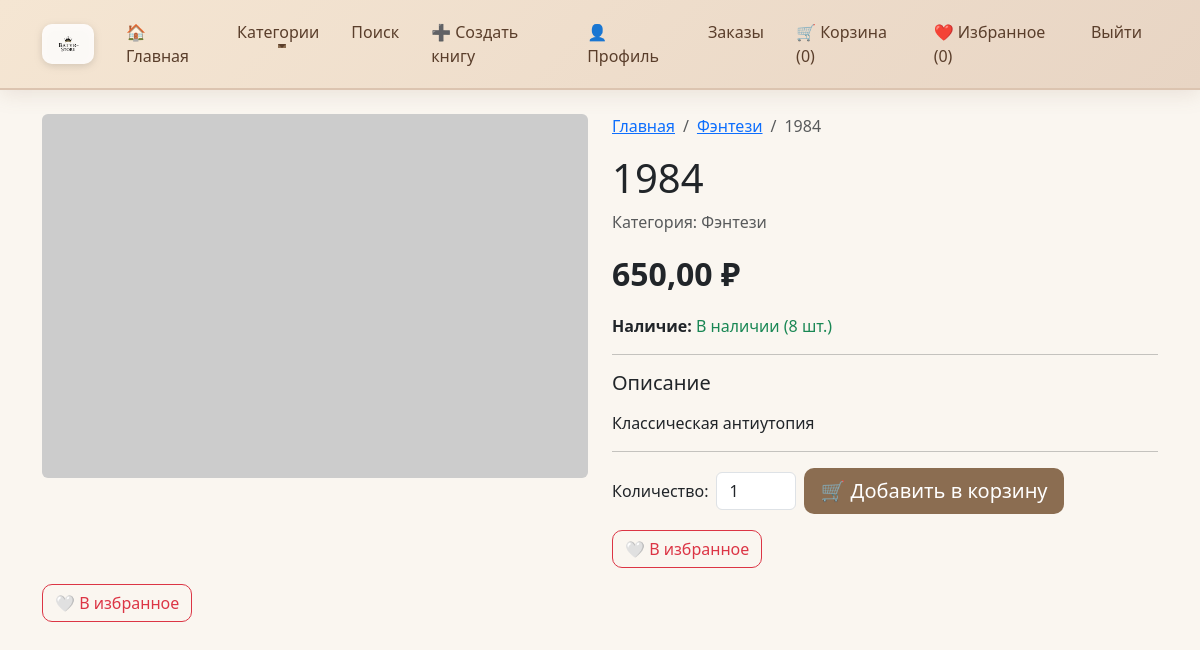
The app's page /product/1984/ (signed in) with its own data.
### core/shop/models.py (models this page shows, shortened)
class Product(models.Model):
    category = models.ForeignKey(Category, on_delete=models.CASCADE, related_name='products')
    name = models.CharField(max_length=255)
    slug = models.SlugField(max_length=255, unique=True, blank=True)  # <-- разрешаем пустой для авто-генерации
    description = models.TextField()
    price = models.DecimalField(max_digits=10, decimal_places=2)
    discount = models.DecimalField(max_digits=5, decimal_places=2, default=0.00, help_text='Скидка в %')
    stock = models.PositiveIntegerField(default=0)
    available = models.BooleanField(default=True)
    image = models.ImageField(upload_to=product_image_path, blank=True, null=True)
    created_by = models.ForeignKey(User, on_delete=models.SET_NULL, null=True, blank=True, related_name='created_products')  # <-- добавлено
    created_at = models.DateTimeField(auto_now_add=True)
    updated_at = models.DateTimeField(auto_now=True)
    class Meta:
        ordering = ['-created_at']

class Category(models.Model):
    name = models.CharField(max_length=200, unique=True)
    slug = models.SlugField(max_length=200, unique=True)
    parent = models.ForeignKey('self', on_delete=models.CASCADE, null=True, blank=True, related_name='children')
    image = models.ImageField(upload_to=category_image_path, blank=True, null=True)
    created_at = models.DateTimeField(auto_now_add=True)
    class Meta:
        verbose_name_plural = 'Categories'
        ordering = ['name']

### core/shop/views.py (the view)
# urls.py: path('product/<slug:slug>/', views.ProductDetailView.as_view(), name='product_detail'),
class ProductDetailView(DetailView):
    model = Product
    template_name = 'shop/product_detail.html'
    context_object_name = 'product'
    def get_context_data(self, **kwargs):
        context = super().get_context_data(**kwargs)
        if self.request.user.is_authenticated:
            context['is_favorite'] = Favorite.objects.filter(
                user=self.request.user,
                product=self.object
            ).exists()
        return context

### core/cart/context_processors.py (called while the page is built)
def cart_total(request):
    if request.user.is_authenticated:
        cart, _ = Cart.objects.get_or_create(user=request.user)
        return {
            'cart_total_items': cart.total_items,
            'cart_total_price': cart.total_price,
        }
    return {
        'cart_total_items': 0,
        'cart_total_price': 0,
    }

### core/cart/models.py (called while the page is built)
    @property
    def total_price(self):
        return sum(item.total_price for item in self.items.all())

    @property
    def total_items(self):
        return sum(item.quantity for item in self.items.all())

### core/shop/context_processors.py (called while the page is built)
def categories_nav(request):
    return {
        'categories': Category.objects.all()
    }

### templates/shop/product_detail.html (shortened to what this page needs)
{% extends 'base.html' %}
{% block content %}
    <div class="row">
        <div class="col-md-6">
            {% if product.image %}
                <img src="{{ product.image.url }}" class="img-fluid rounded" alt="{{ product.name }}">
            {% else %}
                <img src="https://via.placeholder.com/600x400" class="img-fluid rounded" alt="No image">
            {% endif %}
        </div>
        <div class="col-md-6">
            <nav aria-label="breadcrumb">
                <ol class="breadcrumb">
                    <li class="breadcrumb-item"><a href="{% url 'shop:product_list' %}">Главная</a></li>
                    <li class="breadcrumb-item"><a href="{% url 'shop:category_detail' product.category.slug %}">{{ product.category.name }}</a></li>
                    <li class="breadcrumb-item active">{{ product.name }}</li>
                </ol>
            </nav>
            <h1>{{ product.name }}</h1>
            <p class="text-muted">Категория: {{ product.category.name }}</p>
            <div class="mb-3">
                {% if product.discount > 0 %}
                    <span class="text-muted text-decoration-line-through fs-5">{{ product.price }} ₽</span>
                    <span class="text-danger fw-bold fs-2">{{ product.final_price }} ₽</span>
                    <span class="badge bg-success fs-6">-{{ product.discount }}%</span>
                {% else %}
                    <span class="fw-bold fs-2">{{ product.price }} ₽</span>
                {% endif %}
            </div>
            <p><strong>Наличие:</strong>
                {% if product.stock > 0 %}
                    <span class="text-success">В наличии ({{ product.stock }} шт.)</span>
                {% else %}
                    <span class="text-danger">Нет в наличии</span>
                {% endif %}
            </p>
            <hr>
            <h5>Описание</h5>
            <p>{{ product.description|linebreaks }}</p>
            <hr>
            {% if user.is_authenticated %}
                {% if product.stock > 0 %}
                    <div class="mt-3">
                        <div class="row g-2 align-items-center">
                            <div class="col-auto">
                                <label for="quantity" class="col-form-label">Количество:</label>
                            </div>
                            <div class="col-auto">
                                <input type="number" id="quantity" name="quantity" value="1" min="1" max="{{ product.stock }}" class="form-control" style="width: 80px;">
                            </div>
                            <div class="col-auto">
                                <button class="btn btn-success btn-lg add-to-cart-btn"
                                        data-url="{% url 'cart:api_add' product.slug %}">
                                    🛒 Добавить в корзину
                                </button>
                            </div>
                        </div>
                    </div>
                {% else %}
                    <div class="alert alert-warning mt-3">Товара нет в наличии</div>
                {% endif %}
            {% else %}
                <div class="alert alert-info mt-3">
                    <a href="{% url 'account_login' %}">Войдите</a>, чтобы добавить товар в корзину.
                </div>
            {% endif %}
            <div class="mt-3">
                <a href="#" class="btn btn-outline-danger">
                    🤍 В избранное
                </a>
            </div>
        </div>
    </div>
<div class="mt-3">
    {% if user.is_authenticated %}
        <button class="btn {% if is_favorite %}btn-danger{% else %}btn-outline-danger{% endif %} favorite-btn"
                data-url="{% url 'shop:api_toggle_favorite' product.slug %}">
            {% if is_favorite %}
                ❤️ В избранном
            {% else %}
                🤍 В избранное
            {% endif %}
        </button>
    {% else %}
        <a href="{% url 'account_login' %}" class="btn btn-outline-secondary">
            🔒 Войдите, чтобы добавить в избранное
        </a>
    {% endif %}
</div>
{% endblock %}

### templates/base.html (shortened to what this page needs)
<!DOCTYPE html>
<html lang="ru">
<head>
    <link href="https://cdn.jsdelivr.net/npm/bootstrap@5.3.0/dist/css/bootstrap.min.css" rel="stylesheet">
    {% load static %}
    <link rel="stylesheet" href="{% static 'css/style.css' %}">
</head>
<body>
    <nav class="navbar navbar-expand-lg">
        <div class="container">
            <a class="navbar-brand" href="{% url 'shop:product_list' %}">
                <img src="{% static 'images/logo.png' %}" alt="Логотип" height="40" class="d-inline-block align-top" style="background: rgba(255,255,255,0.85); padding: 4px 10px; border-radius: 10px; box-shadow: 0 2px 8px rgba(0,0,0,0.06);">
            </a>
            <div class="collapse navbar-collapse" id="navbarNav">
                <ul class="navbar-nav me-auto">
                    <li class="nav-item">
                        <a class="nav-link" href="{% url 'shop:product_list' %}">🏠 Главная</a>
                    </li>
                    <li class="nav-item dropdown">
                        <a class="nav-link dropdown-toggle" href="#" id="categoriesDropdown" role="button" data-bs-toggle="dropdown">
                            Категории
                        </a>
                    </li>
                    <li class="nav-item">
                        <a class="nav-link" href="{% url 'shop:search' %}">Поиск</a>
                    </li>
                    {% if user.is_authenticated %}
                        <li class="nav-item">
                            <a class="nav-link" href="{% url 'shop:product_create' %}">➕ Создать книгу</a>
                        </li>
                    {% endif %}
                </ul>
                <ul class="navbar-nav">
                    {% if user.is_authenticated %}
                        <li class="nav-item">
                            <a class="nav-link" href="{% url 'users:profile' %}">
                                👤 Профиль
                            </a>
                        </li>
                        <li class="nav-item">
                            <a class="nav-link" href="{% url 'orders:history' %}">Заказы</a>
                        </li>
                        <li class="nav-item">
                            <a class="nav-link" href="{% url 'cart:detail' %}">
                                🛒 Корзина (<span class="cart-count">{{ cart_total_items|default:0 }}</span>)
                            </a>
                        </li>
                        <li class="nav-item">
                            <a class="nav-link" href="{% url 'shop:favorite_list' %}">
                                ❤️ Избранное (<span class="favorites-count">{{ user.favorites.count|default:0 }}</span>)
                            </a>
                        </li>
                        <li class="nav-item">
                            <a class="nav-link" href="{% url 'account_logout' %}">Выйти</a>
                        </li>
                    {% endif %}
                </ul>
            </div>
        </div>
    </nav>
    <div class="container mt-4">
        {% block content %}{% endblock %}
    </div>
</body>
</html>

### static/css/style.css (style rules this page uses)
body { background: #faf6f0; font-family: 'Segoe UI', Tahoma, Geneva, Verdana, sans-serif; min-height: 100vh; }
.navbar { background: linear-gradient(135deg, #f5e6d3 0%, #e8d5c4 100%) !important; box-shadow: 0 4px 20px rgba(139, 109, 81, 0.15); padding: 12px 0; border-bottom: 2px solid #dcc4b0; }
.navbar-brand { font-size: 1.6rem; font-weight: 700; color: #5a3e2b !important; text-shadow: 1px 1px 2px rgba(255, 255, 255, 0.5); transition: transform 0.3s ease; }
.navbar-brand img { filter: drop-shadow(0 2px 4px rgba(0,0,0,0.1)); transition: filter 0.3s ease; }
.navbar .nav-link { color: #5a3e2b !important; font-weight: 500; padding: 8px 16px !important; border-radius: 8px; transition: all 0.3s ease; position: relative; }
.navbar .nav-link::after { content: ''; position: absolute; bottom: 4px; left: 50%; transform: translateX(-50%); width: 0; height: 2px; background: #8b6d51; transition: width 0.3s ease; }
.btn { border-radius: 10px; font-weight: 500; transition: all 0.3s ease; }
.btn-success { background: #8b6d51; border: none; }

### records on screen
Product: category.name "Фэнтези", name "1984", price "650,00", stock "8", description "Классическая антиутопия"

### other values on screen
{{ cart_total_items|default:0 }} "0"
{{ user.favorites.count|default:0 }} "0"
